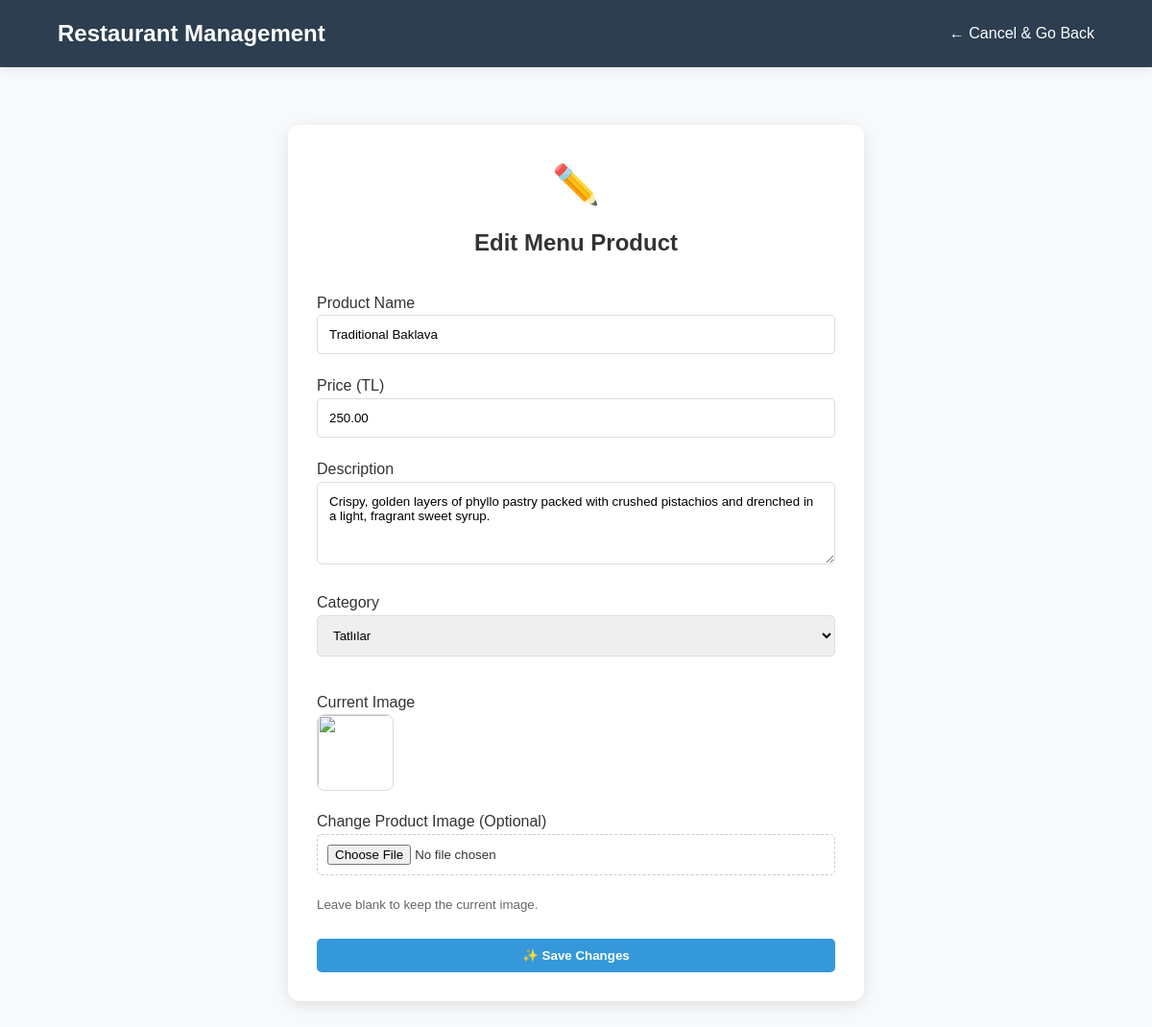
Page /admin/update_product.php?id=3 (signed in) on the committed database.
### tables this page shows
CREATE TABLE IF NOT EXISTS menu (
    product_id INT AUTO_INCREMENT PRIMARY KEY,
    product_name VARCHAR(100) NOT NULL,
    Price DECIMAL(10,2) NOT NULL,
    description TEXT,
    category_id INT NOT NULL,
    user_id INT NOT NULL,
    image_url VARCHAR(255),
    FOREIGN KEY (user_id) REFERENCES users(user_id) ON DELETE CASCADE,
    FOREIGN KEY (category_id) REFERENCES categories(category_id) ON DELETE CASCADE
);

### admin/update_product.php (the view, shortened to what this page needs)
<?php
include __DIR__ . '/../config/db.php';
$product_id = mysqli_real_escape_string($conn, $_GET['id']);
$sql_get = "SELECT * FROM menu WHERE product_id = '$product_id'";
$res_get = mysqli_query($conn, $sql_get);
$product = mysqli_fetch_assoc($res_get);
?>
<!DOCTYPE html>
<html lang="en">
<head>
    <link rel="stylesheet" href="../css/style.css">
</head>
<body>
    <div class="admin-navbar">
        <h2>Restaurant Management</h2>
        <div class="nav-links">
            <a href="manage_products.php">← Cancel & Go Back</a>
        </div>
    </div>
    <div class="admin-container">
        <div class="admin-form">
            <div style="font-size: 40px; text-align: center; margin-bottom: 10px;">✏️</div>
            <h2 style="text-align: center; margin-bottom: 30px;">Edit Menu Product</h2>
            <form method="POST" enctype="multipart/form-data">
                <label>Product Name</label>
                <input type="text" name="p_name" value="<?php echo htmlspecialchars($product['product_name']); ?>" required>
                <label>Price (TL)</label>
                <input type="number" step="0.01" name="p_price" value="<?php echo $product['Price']; ?>" required>
                <label>Description</label>
                <textarea name="p_desc" rows="4"><?php echo htmlspecialchars($product['description']); ?></textarea>
                <label>Category</label>
                <select name="p_category" required>
                    <option value="3" <?php if($product['category_id'] == 3) echo 'selected'; ?>>Tatlılar</option>
                </select>
                <label style="margin-top: 15px; display: block;">Current Image</label>
                <div style="margin-bottom: 10px;">
                    <?php
                        $current_img = !empty($product['image_url']) ? '../images/' . $product['image_url'] : '../images/default-food.png';
                    ?>
                    <img src="<?php echo $current_img; ?>" style="width: 80px; height: 80px; object-fit: cover; border-radius: 8px; border: 1px solid #ddd;">
                </div>
                <label>Change Product Image (Optional)</label>
                <input type="file" name="p_image" accept="image/*" style="border: 1px dashed #ccc; padding: 10px; background: #fff; cursor: pointer;">
                <small style="color: #666; display: block; margin-bottom: 15px;">Leave blank to keep the current image.</small>
                <button type="submit" name="update_product" class="btn btn-primary" style="width: 100%; margin-top: 10px; background-color: #3498db;">✨ Save Changes</button>
            </form>
        </div>
    </div>
</body>
</html>

### css/style.css (style rules this page uses)
* { margin: 0; padding: 0; box-sizing: border-box; font-family: 'Poppins', sans-serif; }
body { background-color: #f8f9fa; color: #333; line-height: 1.6; }
.admin-navbar { background-color: #2c3e50; color: white; padding: 1rem 5%; display: flex; justify-content: space-between; align-items: center; box-shadow: 0 2px 10px rgba(0,0,0,0.1); }
.admin-navbar a { color: white; text-decoration: none; margin-left: 20px; font-weight: 500; transition: 0.3s; }
.admin-container { max-width: 1100px; margin: 40px auto; padding: 20px; }
.btn { padding: 10px 20px; border-radius: 5px; text-decoration: none; font-weight: 600; display: inline-block; cursor: pointer; border: none; transition: 0.3s; }
.btn-primary { background-color: #ff9800; color: white; }
.admin-form { background: white; padding: 30px; border-radius: 12px; max-width: 600px; margin: 0 auto; box-shadow: 0 4px 15px rgba(0,0,0,0.1); }
.admin-form input, .admin-form select, .admin-form textarea { width: 100%; padding: 12px; margin-bottom: 20px; border: 1px solid #ddd; border-radius: 5px; }

### rows in the picture
menu: p_name "Traditional Baklava", p_price "250.00", p_desc "Crispy, golden layers of phyllo pastry packed with crushed pistachios and drenched in a light, fragrant sweet syrup.", p_category "Tatlılar"
